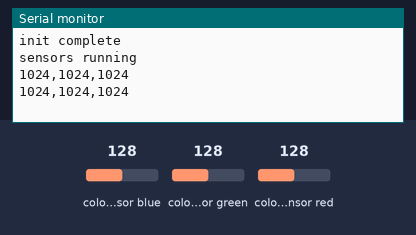
This sketch was run on a simulated Arduino Uno, built with avr-gcc and run on an emulated ATmega328P. On the bench: the last lines printed to the serial monitor. The inputs (shaded band) are chosen by the test bench; at power-on: colour sensor blue 128, colour sensor green 128, colour sensor red 128.

Above: at 1.7 s.
1.8 s: colour sensor blue set to 5
At 3.1 s:
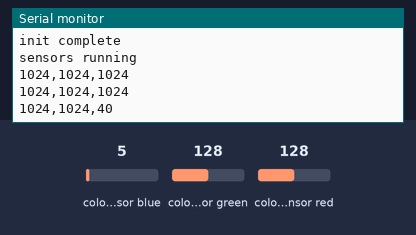
3.3 s: colour sensor green set to 5
At 4.3 s:
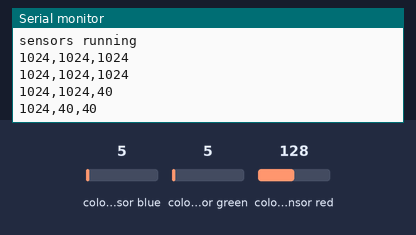
4.8 s: colour sensor red set to 5
At 6.2 s:
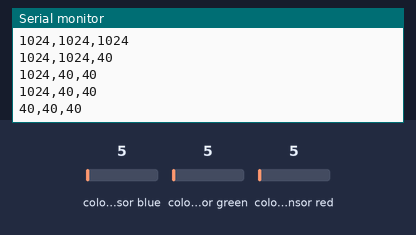

Measured:
- after the input at 1.8 s, the serial monitor: prints a new line after 0.70 s (image 1)
- after the input at 3.3 s, the serial monitor: prints a new line after 0.20 s (image 2)
- after the input at 4.8 s, the serial monitor: prints a new line after 0.71 s (image 3)

The sketch:

ArduinoCode.ino
```cpp
/*


  Gets RGB values from color sensor with the help of the example
  by Shawn Hymel . (https://github.com/sparkfun/APDS-9960_RGB_and_Gesture_Sensor)

  Hardware Connections:

  3.3V         VCC
  GND          GND
  A4           SDA
  A5           SCL


*/

#include <Wire.h>
#include <SparkFun_APDS9960.h>

// Global Variables
SparkFun_APDS9960 apds = SparkFun_APDS9960(); //sensor
uint16_t red_light = 0; //red
uint16_t green_light = 0; //green
uint16_t blue_light = 0; //blue

void setup() {

  Serial.begin(9600);

  // Initializes the sensor
  if ( apds.init() ) {
    Serial.println(F("init complete"));
  } else {
    Serial.println(F("Failed init"));
  }

  // Start running the sensor
  if ( apds.enableLightSensor(false) ) {
    Serial.println(F("sensors running"));
  } else {
    Serial.println(F("init failed"));
  }

  // Waits for initialization and calibration to finish
  delay(500);
}

void loop() {

  // Read the light levels (red, green, blue)
  if (  !apds.readRedLight(red_light) ||
        !apds.readGreenLight(green_light) ||
        !apds.readBlueLight(blue_light) ) {
    // if theres an error it prints it
    //Serial.println("Error reading light values");
  } else {

    //serial prints RGB seperated by commas which is then sent and sliced in processing
    Serial.print(red_light);
    Serial.print(",");
    Serial.print(green_light);
    Serial.print(",");
    Serial.println(blue_light);
  }

  // Wait 1 second before next reading
  delay(1000);
}
```
